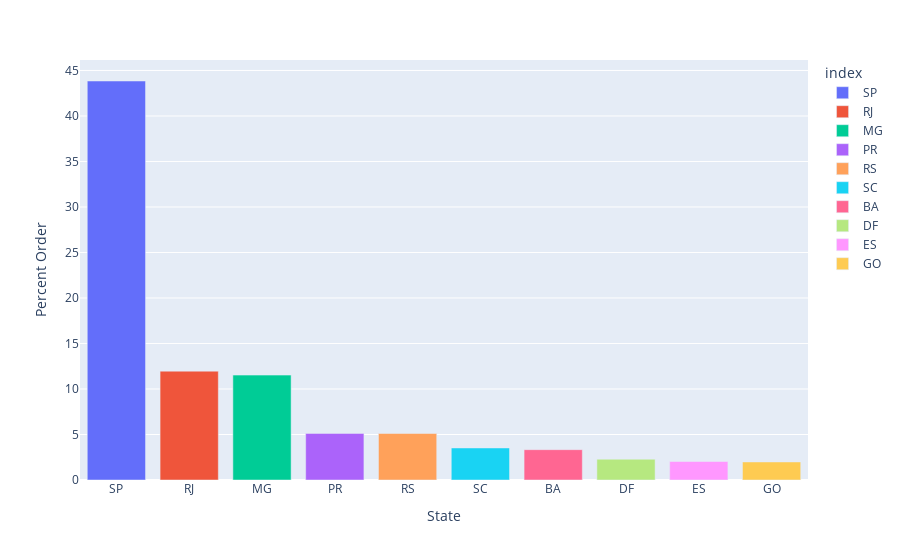

The notebook cell saved with this chart:
### Code cell
plt.figure(figsize=(8, 6))
df_price_cat = df_top_10_customer_state['customer_state'].value_counts()/len(passive['customer_city'])*100
pal = sns.color_palette('rocket_r', len(df_price_cat))
fig = px.bar(df_price_cat, x=df_price_cat.index, y= df_price_cat.values,color=df_price_cat.index)
fig.update_xaxes(title_text='State')
fig.update_yaxes(title_text='Percent Customers')
fig.show()

### Figure 1 — Plotly figure (JSON) as saved in the notebook; plotly's stock layout.template omitted (floating-point values rounded to 4 significant figures)
{"data": [{"alignmentgroup": "True", "hovertemplate": "index=%{x}<br>y=%{y}<extra></extra>", "legendgroup": "SP", "marker": {"color": "#636efa", "pattern": {"shape": ""}}, "name": "SP", "offsetgroup": "SP", "orientation": "v", "showlegend": true, "textposition": "auto", "type": "bar", "x": ["SP"], "xaxis": "x", "y": [43.84], "yaxis": "y"}, {"alignmentgroup": "True", "hovertemplate": "index=%{x}<br>y=%{y}<extra></extra>", "legendgroup": "RJ", "marker": {"color": "#EF553B", "pattern": {"shape": ""}}, "name": "RJ", "offsetgroup": "RJ", "orientation": "v", "showlegend": true, "textposition": "auto", "type": "bar", "x": ["RJ"], "xaxis": "x", "y": [11.96], "yaxis": "y"}, {"alignmentgroup": "True", "hovertemplate": "index=%{x}<br>y=%{y}<extra></extra>", "legendgroup": "MG", "marker": {"color": "#00cc96", "pattern": {"shape": ""}}, "name": "MG", "offsetgroup": "MG", "orientation": "v", "showlegend": true, "textposition": "auto", "type": "bar", "x": ["MG"], "xaxis": "x", "y": [11.53], "yaxis": "y"}, {"alignmentgroup": "True", "hovertemplate": "index=%{x}<br>y=%{y}<extra></extra>", "legendgroup": "PR", "marker": {"color": "#ab63fa", "pattern": {"shape": ""}}, "name": "PR", "offsetgroup": "PR", "orientation": "v", "showlegend": true, "textposition": "auto", "type": "bar", "x": ["PR"], "xaxis": "x", "y": [5.117], "yaxis": "y"}, {"alignmentgroup": "True", "hovertemplate": "index=%{x}<br>y=%{y}<extra></extra>", "legendgroup": "RS", "marker": {"color": "#FFA15A", "pattern": {"shape": ""}}, "name": "RS", "offsetgroup": "RS", "orientation": "v", "showlegend": true, "textposition": "auto", "type": "bar", "x": ["RS"], "xaxis": "x", "y": [5.109], "yaxis": "y"}, {"alignmentgroup": "True", "hovertemplate": "index=%{x}<br>y=%{y}<extra></extra>", "legendgroup": "SC", "marker": {"color": "#19d3f3", "pattern": {"shape": ""}}, "name": "SC", "offsetgroup": "SC", "orientation": "v", "showlegend": true, "textposition": "auto", "type": "bar", "x": ["SC"], "xaxis": "x", "y": [3.521], "yaxis": "y"}, {"alignmentgroup": "True", "hovertemplate": "index=%{x}<br>y=%{y}<extra></extra>", "legendgroup": "BA", "marker": {"color": "#FF6692", "pattern": {"shape": ""}}, "name": "BA", "offsetgroup": "BA", "orientation": "v", "showlegend": true, "textposition": "auto", "type": "bar", "x": ["BA"], "xaxis": "x", "y": [3.335], "yaxis": "y"}, {"alignmentgroup": "True", "hovertemplate": "index=%{x}<br>y=%{y}<extra></extra>", "legendgroup": "DF", "marker": {"color": "#B6E880", "pattern": {"shape": ""}}, "name": "DF", "offsetgroup": "DF", "orientation": "v", "showlegend": true, "textposition": "auto", "type": "bar", "x": ["DF"], "xaxis": "x", "y": [2.288], "yaxis": "y"}, {"alignmentgroup": "True", "hovertemplate": "index=%{x}<br>y=%{y}<extra></extra>", "legendgroup": "ES", "marker": {"color": "#FF97FF", "pattern": {"shape": ""}}, "name": "ES", "offsetgroup": "ES", "orientation": "v", "showlegend": true, "textposition": "auto", "type": "bar", "x": ["ES"], "xaxis": "x", "y": [2.033], "yaxis": "y"}, {"alignmentgroup": "True", "hovertemplate": "index=%{x}<br>y=%{y}<extra></extra>", "legendgroup": "GO", "marker": {"color": "#FECB52", "pattern": {"shape": ""}}, "name": "GO", "offsetgroup": "GO", "orientation": "v", "showlegend": true, "textposition": "auto", "type": "bar", "x": ["GO"], "xaxis": "x", "y": [1.983], "yaxis": "y"}], "layout": {"barmode": "relative", "legend": {"title": {"text": "index"}, "tracegroupgap": 0}, "margin": {"t": 60}, "xaxis": {"anchor": "y", "categoryarray": ["SP", "RJ", "MG", "PR", "RS", "SC", "BA", "DF", "ES", "GO"], "categoryorder": "array", "domain": [0, 1], "title": {"text": "State"}}, "yaxis": {"anchor": "x", "domain": [0, 1], "title": {"text": "Percent Order"}}}}
